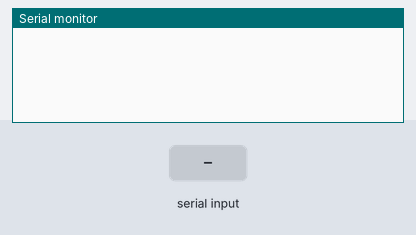
A sketch run on a simulated ESP32. Parts: the last lines printed to the serial monitor. The inputs (shaded band) are chosen by the test bench. EEPROM starts erased.

Above: at 1.2 s.
1.3 s: "hello\n" received over Serial
At 2.5 s:
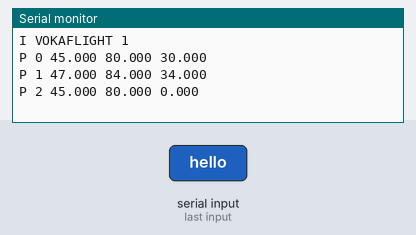
2.8 s: "save\n" received over Serial
At 3.9 s:
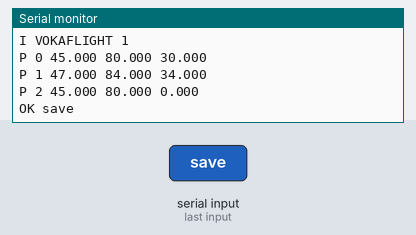
4.3 s: "calacc\n" received over Serial
At 5.0 s:
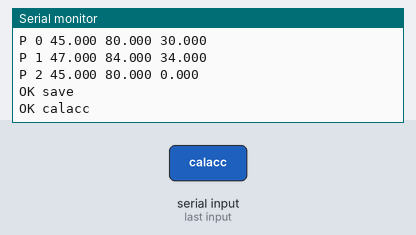
5.8 s: "90,45\n" received over Serial
At 7.0 s:
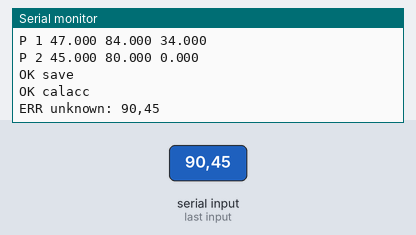
7.3 s: "1\n" received over Serial
At 8.4 s:
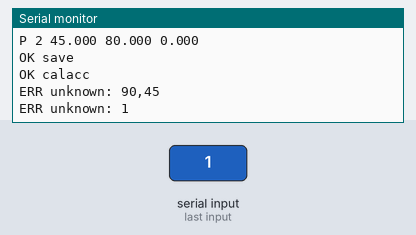
8.8 s: "stream 90\n" received over Serial
At 11.06 s:
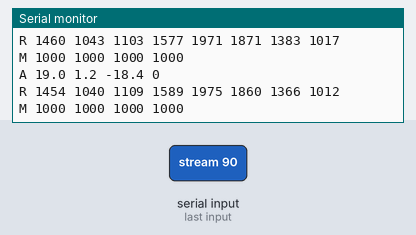
Timing chart, 0 to 11.3 s (numbered marks = the images above; inputs shaded):
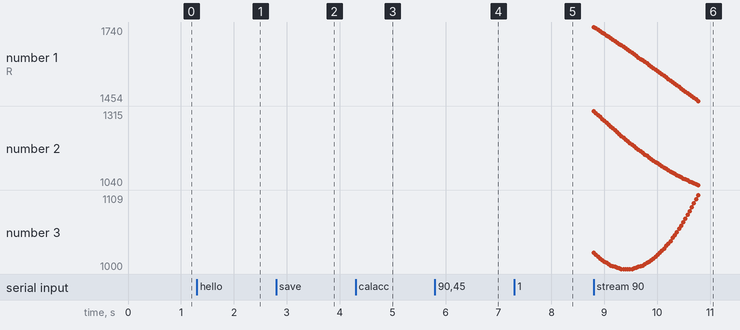

Measured:
- after the input at 1.3 s, the serial monitor: prints a new line at once (image 1)
- after the input at 2.8 s, the serial monitor: prints a new line at once (image 2)
- after the input at 4.3 s, the serial monitor: prints a new line at once (image 3)
- after the input at 5.8 s, the serial monitor: prints a new line at once (image 4)
- after the input at 7.3 s, the serial monitor: prints a new line at once (image 5)
- after the input at 8.8 s, the serial monitor: prints a new line at once (image 6)

The sketch:

vokalink_demo.ino
```cpp
// Demo VokaLink: data sikap & RC disimulasikan agar UI bisa dites tanpa sensor.
// Di FC asli: salin vokalink.h, isi VokaState dari IMU/RX/mixer, panggil voka.update().
#include <Preferences.h>
#include "vokalink.h"

VokaState st;
VokaLink voka(Serial, st);
Preferences prefs;

void vokaCalibrateAcc() {
  // ponytail: demo hanya reset sikap. FC asli: rata-rata sampel accel saat diam, simpan offset.
  st.roll = st.pitch = 0;
}

void vokaSavePid() {
  prefs.putBytes("pid", st.pid, sizeof(st.pid));
}

void setup() {
  Serial.begin(115200);
  prefs.begin("voka", false);
  if (prefs.getBytes("pid", st.pid, sizeof(st.pid)) != sizeof(st.pid)) {
    const float def[3][3] = {{45, 80, 30}, {47, 84, 34}, {45, 80, 0}};
    memcpy(st.pid, def, sizeof(def));
  }
}

void loop() {
  voka.update();

  float t = millis() / 1000.0f;
  st.roll = 20 * sinf(t * 0.7f);
  st.pitch = 12 * sinf(t * 0.5f + 1);
  st.yaw = fmodf(t * 15, 360) - 180;
  for (int i = 0; i < 8; i++) st.rc[i] = 1500 + 500 * sinf(t * (0.3f + i * 0.1f));

  // ponytail: demo tidak menggerakkan motor fisik. FC asli: tulis st.motor ke ESC.
  uint16_t test[4];
  if (voka.motorTest(test)) memcpy(st.motor, test, sizeof(test));
  else for (int i = 0; i < 4; i++) st.motor[i] = 1000;
}
```

vokalink.h
```cpp
// VokaLink: protokol serial teks antara FC ESP32 dan VOKAFLIGHT.
// Satu perintah per baris, diakhiri '\n', 115200 baud.
// PC ke FC: hello | ping | stream 0/1 | pid? | pid <axis 0..2> <P> <I> <D> | save | calacc | mt <m1..m4 1000..2000>
// FC ke PC: I <nama> <versi> | A <roll> <pitch> <yaw> <armed> | R <ch1..ch8> | M <m1..m4>
//           P <axis> <P> <I> <D> | OK <cmd> | ERR <alasan>
#pragma once
#include <Arduino.h>

struct VokaState {
  float roll = 0, pitch = 0, yaw = 0;  // derajat
  uint16_t rc[8] = {};                 // mikrodetik
  uint16_t motor[4] = {};              // mikrodetik, output aktual
  float pid[3][3] = {};                // [roll,pitch,yaw][P,I,D]
  bool armed = false;
};

// Wajib diimplementasi oleh firmware FC.
void vokaCalibrateAcc();
void vokaSavePid();

class VokaLink {
 public:
  static constexpr uint32_t MOTOR_TEST_TIMEOUT_MS = 500;
  static constexpr uint32_t HOST_TIMEOUT_MS = 2000;  // tanpa baris dari PC selama ini = PC dianggap hilang
  static constexpr uint32_t STREAM_PERIOD_MS = 40;  // 25 Hz, ~2.3 kB/s dari 11.5 kB/s @115200

  enum LinkState { IDLE, CONNECTING, CONNECTED };

  VokaLink(Stream& io, VokaState& st) : io_(io), st_(st) {}

  // Waktu (millis) terakhir ada data keluar (telemetri) atau masuk (perintah). Untuk LED ala TX/RX.
  uint32_t lastActivity() const { return lastActivity_; }

  // IDLE: tidak ada PC. CONNECTING: PC menyapa (hello) tapi stream belum jalan. CONNECTED: stream aktif.
  LinkState state() const {
    if (!hostSeen_ || millis() - lastHost_ > HOST_TIMEOUT_MS) return IDLE;
    return streaming_ ? CONNECTED : CONNECTING;
  }

  // Panggil setiap loop. Tidak blocking.
  void update() {
    while (io_.available()) {
      char c = io_.read();
      if (c == '\r') continue;
      if (c == '\n') {
        if (!overflow_) { buf_[len_] = 0; handle(buf_); }
        len_ = 0; overflow_ = false;
      } else if (len_ < sizeof(buf_) - 1) {
        buf_[len_++] = c;
      } else {
        overflow_ = true;
      }
    }
    uint32_t now = millis();
    if (streaming_ && state() == IDLE) streaming_ = false;  // PC hilang: berhenti mengirim
    if (streaming_ && now - lastStream_ >= STREAM_PERIOD_MS) {
      lastStream_ = now;
      lastActivity_ = now;
      sendTelemetry();
    }
  }

  // True jika tes motor aktif; out diisi nilai tes. Mati sendiri bila
  // konfigurator berhenti mengirim 'mt' (kabel lepas, tab ditutup) atau FC arm.
  bool motorTest(uint16_t out[4]) {
    if (st_.armed || !mtActive_ || millis() - mtStamp_ > MOTOR_TEST_TIMEOUT_MS) {
      mtActive_ = false;
      return false;
    }
    memcpy(out, mt_, sizeof(mt_));
    return true;
  }

 private:
  Stream& io_;
  VokaState& st_;
  char buf_[96];
  size_t len_ = 0;
  bool overflow_ = false;
  bool streaming_ = false;
  bool hostSeen_ = false;
  uint32_t lastActivity_ = 0;
  uint32_t lastHost_ = 0;
  uint32_t lastStream_ = 0;
  uint16_t mt_[4] = {};
  bool mtActive_ = false;
  uint32_t mtStamp_ = 0;

  void sendTelemetry() {
    io_.printf("A %.1f %.1f %.1f %d\n", st_.roll, st_.pitch, st_.yaw, st_.armed ? 1 : 0);
    io_.printf("R %u %u %u %u %u %u %u %u\n", st_.rc[0], st_.rc[1], st_.rc[2], st_.rc[3],
               st_.rc[4], st_.rc[5], st_.rc[6], st_.rc[7]);
    io_.printf("M %u %u %u %u\n", st_.motor[0], st_.motor[1], st_.motor[2], st_.motor[3]);
  }

  void sendPid() {
    for (int a = 0; a < 3; a++)
      io_.printf("P %d %.3f %.3f %.3f\n", a, st_.pid[a][0], st_.pid[a][1], st_.pid[a][2]);
  }

  void handle(const char* line) {
    int axis, on;
    float p, i, d;
    unsigned m[4];
    hostSeen_ = true;
    lastHost_ = lastActivity_ = millis();
    if (!strcmp(line, "ping")) {
      return;  // hanya penanda PC masih hidup
    } else if (!strcmp(line, "hello")) {
      io_.println("I VOKAFLIGHT 1");
      sendPid();
    } else if (sscanf(line, "stream %d", &on) == 1) {
      streaming_ = on;
      io_.println("OK stream");
    } else if (!strcmp(line, "pid?")) {
      sendPid();
    } else if (sscanf(line, "pid %d %f %f %f", &axis, &p, &i, &d) == 4) {
      if (axis < 0 || axis > 2 || p < 0 || i < 0 || d < 0 || p > 500 || i > 500 || d > 500) {
        io_.println("ERR pid range");
        return;
      }
      st_.pid[axis][0] = p; st_.pid[axis][1] = i; st_.pid[axis][2] = d;
      io_.println("OK pid");
    } else if (!strcmp(line, "save")) {
      if (st_.armed) { io_.println("ERR armed"); return; }
      vokaSavePid();
      io_.println("OK save");
    } else if (!strcmp(line, "calacc")) {
      if (st_.armed) { io_.println("ERR armed"); return; }
      vokaCalibrateAcc();
      io_.println("OK calacc");
    } else if (sscanf(line, "mt %u %u %u %u", &m[0], &m[1], &m[2], &m[3]) == 4) {
      if (st_.armed) { io_.println("ERR armed"); return; }
      for (int k = 0; k < 4; k++) {
        if (m[k] < 1000 || m[k] > 2000) { io_.println("ERR mt range"); return; }
      }
      for (int k = 0; k < 4; k++) mt_[k] = m[k];
      mtActive_ = true;
      mtStamp_ = millis();
    } else {
      io_.printf("ERR unknown: %s\n", line);
    }
  }
};
```
